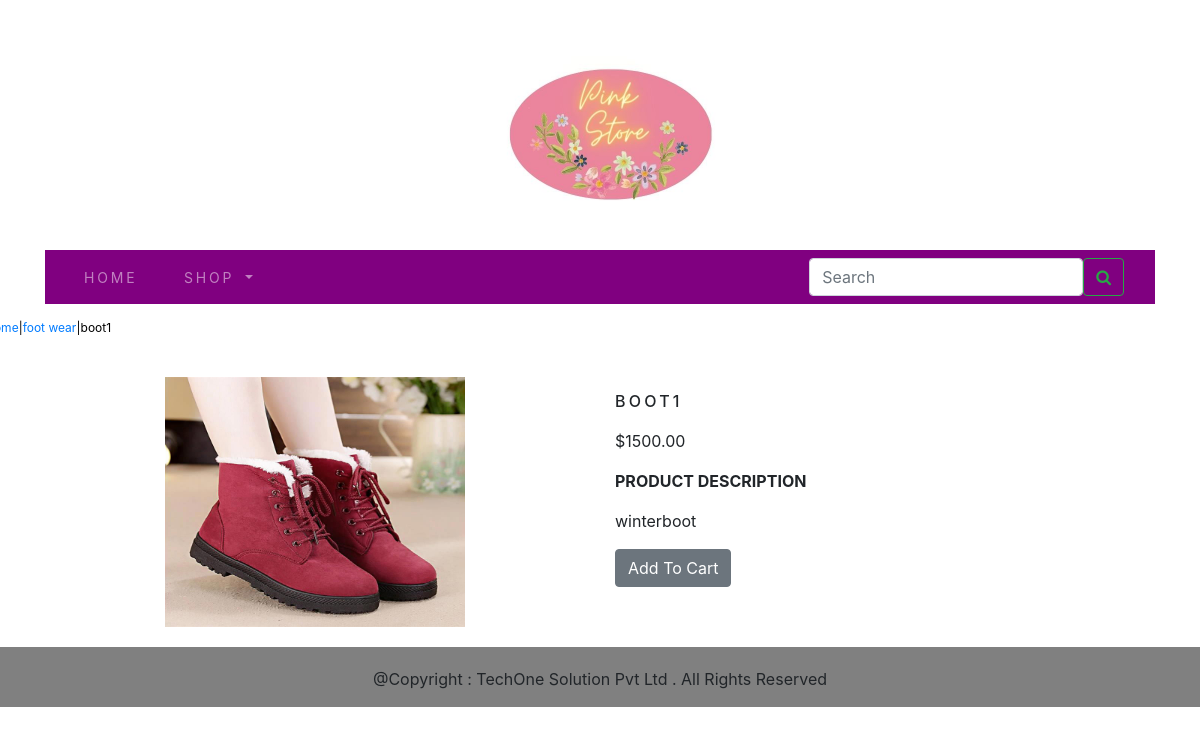
The app's page /shop/foot-wear/boot1/ with its own data.
### ecomapp/models.py (models this page shows, shortened)
class Product(models.Model):
    name = models.CharField(max_length=250, unique=True)
    slug = models.SlugField(max_length=250, unique=True)
    description = models.TextField(blank=True)
    price = models.DecimalField(max_digits=10, decimal_places=2)
    category = models.ForeignKey(Category, on_delete=models.CASCADE)
    image = models.ImageField(upload_to='products', blank=True)
    stock = models.IntegerField()
    available = models.BooleanField(default=True)
    created = models.DateTimeField(auto_now_add=True)
    updated = models.DateTimeField(auto_now=True)
    class Meta:
        ordering = ('name',)
        verbose_name = 'product'
        verbose_name_plural = 'products'

class Category(models.Model):
    name = models.CharField(max_length=250, unique=True)
    slug = models.SlugField(max_length=250, unique=True)
    description = models.TextField(blank=True)
    image = models.ImageField(upload_to='category', blank=True)
    class Meta:
        ordering = ('name',)
        verbose_name = 'category'
        verbose_name_plural = 'categories'
    def get_url(self):
        return reverse('ecomapp:products_by_category',args=[self.slug])
    def __str__(self):
        return '{}'.format(self.name)

### ecomapp/views.py (the view)
# urls.py: path('<slug:c_slug>/<slug:p_slug>/', views.proDetail, name='prodCatDetails'),
def proDetail(request, c_slug, p_slug):
    try:
        product = Product.objects.get(category__slug=c_slug, slug=p_slug)
    except Exception as e:
        raise e
    return render(request, "product.html", {'product': product})

### cartapp/context_processors.py (called while the page is built)
def counter(request):
    item_count = 0
    if 'admin' in request.path:
        return {}
    else:
        try:
            cart = Cart.objects.filter(cart_id=_cart_id(request))
            cart_items = CartItem.objects.all().filter(cart=cart[:1])
            for cart_item in cart_items:
                item_count += cart_item.quantity
        except Cart.DoesNotExist:
            item_count = 0
    return dict(item_count=item_count)

### cartapp/views.py (called while the page is built)
def _cart_id(request):
    cart = request.session.session_key
    if not cart:
        cart = request.session.create()
    return cart

### ecomapp/context_processors.py (called while the page is built)
def menu_links(request):
    links=Category.objects.all()
    return dict(links=links)

### templates/product.html (shortened to what this page needs)
{% extends 'base.html' %}
{% load static %}
{% block content %}
<div class="row my_prod_row_class">
  <div class="mx_auto">
  <p>  <a href="{% url 'ecomapp:allProdCat' %}">Home</a>|<a href="{{product.category.get_url}}">{{product.category}}</a>|{{product.name}}
  </p>
</div >
<div class="container">
<br>
<div class="row">
    <div class="col-12 col-sm-12 col-md-12 col-lg-6 text-center">
        <div style="min-width:18rem">
            <img src="{{product.image.url}}" alt="{{product.name}}" width="300" height="250px">
        </div>
    </div>
        <div class="col-12 col-sm-12 col-md-12 col-lg-6 ">
            <div>
            <h1 class="my_prod_title">{{product.name}}</h1>
                <p>
                ${{product.price}}
            </p>
            <p class="my_title"><b>PRODUCT DESCRIPTION</b></p>
             <p class="text-justify my_prod_text">
                {{product.description}}
            </p>
{% if product.stock <= 0 %}
    <p class="text-justify my_prod_text"><b>Out Of Stock</b></p>
{% else %}
    <a class="btn btn-secondary" href="{% url 'cartapp:add_cart' product.id %}">Add To Cart</a>
{% endif %}
         </div>
        </div>
    </div>
</div>
    </div>
{% endblock %}

### static/css/custom.css (style rules this page uses)
body { font-family: 'Merriweather', serif; }
.my_prod_row_class { padding-top:15px; padding-bottom:20px; }
.my_prod_row_class .mx_auto { color:black; font-size:12px; text-decoration:none; }
.my_prod_title { font-size:16px; text-transform:uppercase; letter-spacing:.2em; padding-top:15px; padding-bottom:10px; }
.my_prod_text { padding-right:20px; }

### records on screen
Product: category "foot wear", name "boot1", image (picture), name "BOOT1", price "1500.00", description "winterboot"
